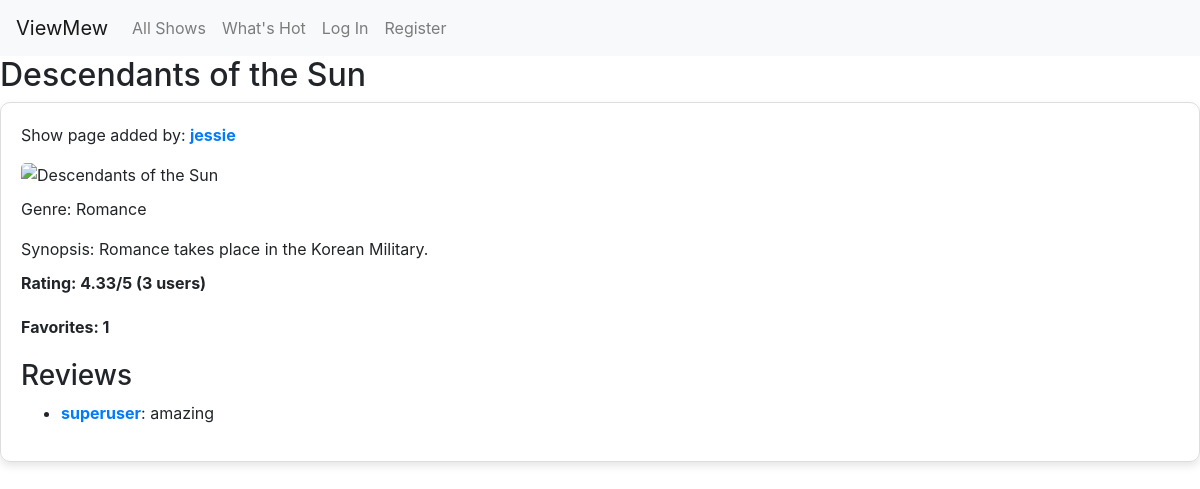
The app's page /show/5 with its own data.
### capstone/models.py (models this page shows, shortened)
class Show(models.Model):
    creator = models.ForeignKey(User, on_delete=models.CASCADE)  # The user who created the show
    title = models.TextField()  # The title of the show
    genre = models.TextField() # The genre the show belongs to
    description = models.TextField() # The description of the show
    rating = models.ManyToManyField(User, through='Rating', related_name='rated_shows')
    favorites = models.ManyToManyField(User, related_name='liked_shows', blank=True)  # Users who favorited the show
    image_url = models.TextField()
    average_rating = models.DecimalField(max_digits=3, decimal_places=2, default=0.00)
    def update_average_rating(self):
        average = self.ratings.aggregate(Avg('stars'))['stars__avg'] or 0
        self.average_rating = round(average, 2)
        self.save()

class User(AbstractUser):
    favorites = models.ManyToManyField("Show", blank=True, related_name="favorited_by")

class Review(models.Model):
    user = models.ForeignKey(User, on_delete=models.CASCADE)  # The user who created the Review
    show = models.ForeignKey(Show, on_delete=models.CASCADE)  # The show the Review belongs to
    text = models.TextField()  # The Review text
    created_at = models.DateTimeField(auto_now_add=True)  # Timestamp when the Review was created

### capstone/views.py (the view, shortened to what this page needs)
# urls.py: path("show/<int:show_id>", views.show_view, name="show_view"),
def show_view(request, show_id):
    show =  Show.objects.get(pk=show_id)
    reviews = Review.objects.filter(show=show).order_by("-created_at")
    review_form = ReviewForm()
    is_in_favorites = show in request.user.favorites.all() if request.user.is_authenticated else False
    show.update_average_rating()
    total_ratings = show.ratings.count()
    return render(request, "capstone/show_page.html", {
        "show": show,
        "reviews": reviews,
        "review_form": review_form,
        "is_in_favorites": is_in_favorites,
        "average_rating": show.average_rating,
        "total_ratings": total_ratings
    })

### capstone/templates/capstone/show_page.html (shortened to what this page needs)
{% extends "capstone/layout.html" %}
{% load static %}
{% block body %}
    <h2>{{ show.title }}</h2>
    <div class="show" data-show-id="{{ show.id }}">
        <div class="show-creator">
            <p>Show page added by: <a href="{% url 'profile' show.creator.username %}"><strong>{{ show.creator.username }}</strong></a></p>
        </div>
        <div class="show-image">
            <img src="{{ show.image_url }}" alt="{{ show.title }}" width="10" height="5">
        </div>
        <div class="show-genre">
            <p>Genre: {{ show.genre }}</p>
        </div>
        <div class="show-description">
            <p>Synopsis: <span class="synopsis-text">{{ show.description }}</span></p>
        </div>
        <div class="show-rating">
            <p>Rating: {{ show.average_rating }}/5 ({{ total_ratings }} users)</p>
        </div>
        <div class="show-favorites">
            <p>Favorites: {{ show.favorites.count }}</p>
        </div>
        <h3>Reviews</h3>
        <ul>
            {% for review in reviews %}
                <li><a href="{% url 'profile' review.user.username %}"><strong>{{ review.user.username }}</strong></a>: {{ review.text }}</li>
            {% empty %}
                <p>No reviews yet.</p>
            {% endfor %}
        </ul>
    </div>
{% endblock %}

### capstone/static/capstone/styles.css (style rules this page uses)
.show { border: 1px solid #ddd; border-radius: 10px; padding: 20px; margin-bottom: 30px; box-shadow: 0 4px 8px rgba(0, 0, 0, 0.1); }
.show-image img { width: 100%; height: auto; max-width: min(100%, 500px); max-height: 100%; border-radius: 5px; margin-bottom: 10px; }
.show-description p { margin-bottom: 10px; }
.show-rating p, .show-favorites p { margin-bottom: 20px; font-weight: bold; }

### records on screen
Show: title "Descendants of the Sun", creator.username "jessie", genre "Romance", description "Romance takes place in the Korean Military.", average_rating "4.33", favorites.count "1"
Review: user.username "superuser", text "amazing"

### other values on screen
{{ total_ratings }} "3"
